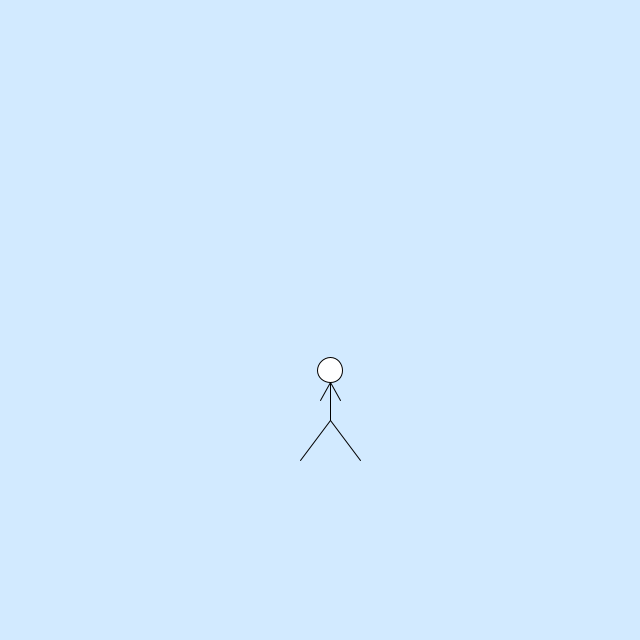
Frame 1 (no input)
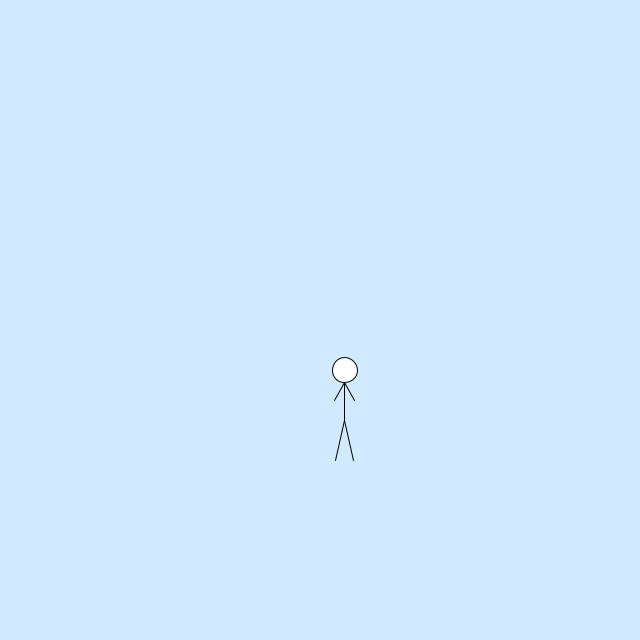
Frame 60 (the mouse pressed at the canvas centre just before this capture)
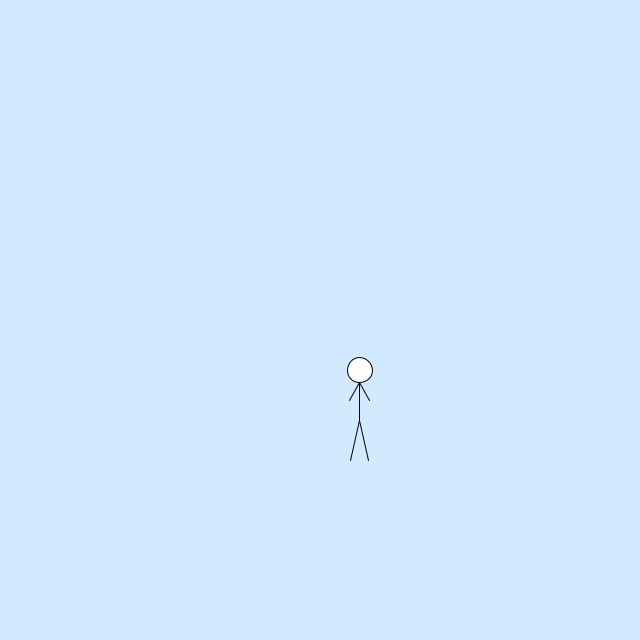
Frame 120 (the mouse held since frame 60 and released just before this capture)

The Processing sketch that drew these frames (run headless with seeded random() and noise(); from frame 60 on, the mouse is pressed at the canvas centre):

// Processing sketch: processing_114734
// ── processing_114734.pde

//Defines the variables for the human
float  hoved_x = 330;
float  hoved_y = 370;
float  ben_x = 330;
float  ben_y = 420;
float  ben_x_2 = 360;
float  ben_y_2 = 460;
float  ben_2x = 330;
float  ben_2y = 420;
float ben_2_x = 300;
float  ben_2_y = 460;
float  arm_x = 330;
float  arm_y = 420;
float  krop_x = 340;
float  krop_y = 400;
float  krop_2x = 320;
float krop_2y = 400;
float hvid = 255;
float inc = 0.25;
  void setup(){
  size (640,640);
  frameRate(60);
}
  
  void draw(){
  background(210,234,255);  
  fill(hvid,hvid,hvid);
    ellipse(hoved_x,hoved_y,25,25);
  noFill();

  line(ben_x,ben_y,ben_x_2,ben_y_2);
  line(ben_2x,ben_2y,ben_2_x,ben_2_y);
  line(hoved_x,hoved_y+12.5,arm_x,arm_y);
  line(hoved_x,hoved_y+12.5,krop_x,krop_y);
  line(hoved_x,hoved_y+12.5,krop_2x,krop_2y);

//Static movement
hoved_x = hoved_x + inc;
arm_x = arm_x + inc;
ben_x = ben_x + inc;
ben_2x = ben_2x + inc;
ben_x_2 = ben_x_2+inc;
ben_2_x = ben_2_x+inc;
krop_x = krop_x+inc;
krop_2x = krop_2x+inc;


//Dynamic movement (legs)
if(ben_2_x < hoved_x){
ben_2_x++;
ben_x_2--;
}
else if(ben_2_x < krop_x){
ben_2_x++;
ben_x_2--;
}
else if(ben_2_x > krop_2x){
ben_2_x--;
ben_x_2++;
}
else if(ben_x_2 > krop_2x){
ben_2_x--;
ben_x_2++;
}
else if(ben_x_2 < krop_x){
ben_2_x++;
ben_x_2--;
}
else{
ben_2_x++;
ben_x_2--;
}
}
//Troubleshooting
void func(){
  println (inc);
}
